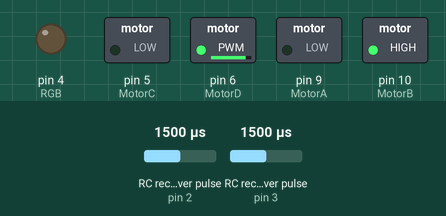
Recording of a sketch running on a simulated Arduino Uno, built with avr-gcc and run on an emulated ATmega328P. Parts: switched loads named in the sketch (green lamp = pin HIGH), output pins drawn as LEDs (lit = HIGH). Wiring (inferred from the names in the program): 2 × RC receiver channel: data pin 2 / data pin 3. The test bench sets the inputs (shaded band); at power-on: RC receiver pulse (sensors on pin 2, pin 3) 1500 µs.

Above: at 1.2 s.
1.3 s: RC receiver pulse (sensor on pin 2) set to 1020 µs
At 1.65 s:
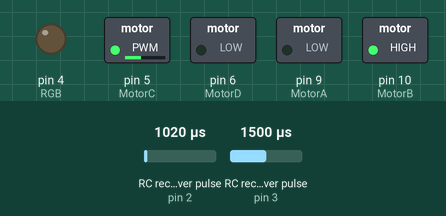
4.3 s: RC receiver pulse (sensor on pin 3) set to 1020 µs
At 5.57 s:
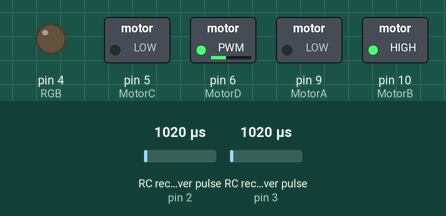
7.3 s: RC receiver pulse (sensor on pin 2) set to 1750 µs
At 7.97 s:
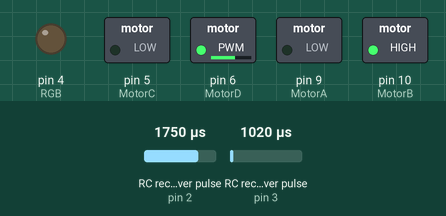
Timing chart, 0 to 16.3 s (numbered marks = the images above; inputs shaded):
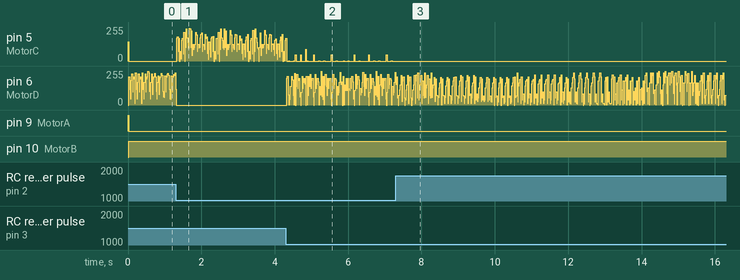

The sketch:

CombatBotsBoard-PCB-V1.1.ino
```cpp
// COMBAT BOTS --- RC ADDON BOARD
//                                                       *..   .#                          ,@,                            .//.
//                           ,#@@                        /@#%@&,&.                       ,@@/.                          *#@#,          %(/,
//                     ..,,*#@#%@& . .....,/@*,,.        ,%%@&@#(,           *(#(,*,,*//%##@@(,.                  *#(&#@@@@*     ,....#@&@&(/////***,,.
//              .*(%@%&%#######%(*%%@@%%##%%#%%%%%%@*    .@#%#@@@.       /@@%################%%#%@#*.           &@%(*(###&/..,/%@%####%#%####%%%@@(*...
//           ,#&@%%%%%####%##%@@##%#%###%#%%%%%%%%%#%%, .@@%%%%%@*     ./@%#%%%%&@@(@@########%%%%%#@/.      .@#########@@##########%%%%%###%%%%@(*.
//        ./&@%%%%#%%%%%#%###%@&%&#@@##%%%%&.  ,#%%%%%@*&#%%%#%##@,./(@#%##%%%%&/. /%####&@,.,######&/     .@###%%##%%#@@@#/#%@%**##%%%%&&#,.
//      ,#@%%%%%%%@@#/(&&%#@.  ,#@#%##%%@ .   ./@%%%%%%@##%######%@#%%#%%%##%@/.  *#####@&@######@@*.    .@%%%%%%%%%%@@%,       @###%%%@@/.
//    .(&%%%%%%%@     .,,    .(@@%%%%%.      ,#@%%%%%@#%###@@##############%@@. ./%#######%####@@#/.    &%%%%%@@@%%%%%@%/(((%&@@###%%&@(.
// ..,%@%%%%%@.      ....   ,#%%#%%%,      .(&%%%##%@#####%((@%%%%#%@@###%@@&/@@%%%%#############%#%&*&%%%%%%%%%%%%%%%%&%%@@@(%#%##%@&*
//  ,%@%%%%@&          .,*#@%%%%%%#.    ,/%%%%%%%@@@%%%#@@,..%#@@(.,@%#@#%&(*,,@%%%%#@,    ,*@%#####%%%%%%%%%%%#%%%&%@@/,,.  %####%@%*
// ./&%%%%%%@    .,*(%@%%@%%&%%%&%&..,(@%%%%%%&@&@@%%%#@/         ,@%%%%@@,  ./@@&%%%*,(@%%##%###&&###&%%&(*,..%%%%%@&*   . %%%##%&%,
// *&@&&%%%%%%&%&%%%%%%%%%@(@%%%%%%%%%%%%%%%&@&*@@%%@@@,         ,@%&%%%/. .**@@@#%%######%%#@@@@@##@#%%,     .%%%%%&/.  ,.%%%%##&/.
//  .*#%%%%%%%%%%%%%%%@/    ,(@%%%%%%%%%@@@,.**.@%@/#,          ,@%@%%&&@%%%%%%%@%&###%%@@&&/,..%@@%%#,       @@%%%&%*    @%@#@@&/
//   ,*(@##@@@@(&..            %####@###(((((((&         &(((((#@%&%@@@&%%%%%%%%&@@%#(((((((/    #@(((/((/(((&@@%&%@*    @%@@@@&/&.
//   ..                       @%((((((((((((((((((     (/(((((#@%%##(###*@((((((%#((((/(//((/ #//((((((((((((((@@%%%,    @((*,/%,.
//   ..                       @%((((((((((((((((((( (@((((((((#&#((((((((@(((((((((((((((/(/@(((((((((((((((((((%@@(.          ....
//                            @%(((((((#@@@(((((((( @@((((((((@@@((((((((@@@@@@((((((((@@@@@@((((((/(#@@@(((((((( @,
//                            @%(#((((## @@(((((((( @@(((((((( %@/(((((((.    @(((#((((/    @(((((((((#@@&@@@@@@
//                            @%#(#(((((((((((((((& @@(((((((( %@((((((((.    @((((/((((    @((((((((((((((@
//                            @%((((((#(((((((((    @@(((#(((( %@((((((((.    @(((((((((    @@@((((((((((((((((%
//                            @%#((##((((((((((((#, @@(((((((( %@(((##(((.    @((((((#((       %@@@@(((((((((((((
//                            @%#((#(###@@@(((((((( @@(((((((( %@((((((((.    @(((((((((        %%(((#@@#((((((((
//                            @%##(((#(# &@(((#(((( @@((#((((( %@((((((((.    @(((((((((    @#(((((((# @@((((((((
//                            @%#####(#(((###(((((( @@((((((#((((((((((((.    @(((((((((    @#(((((((((((((((((((
//                            @%#######(((((((((((( @@(((((((((((((((((((     @((((((#((    @@((((((((((((((((((#
//                            @%#####(##(#((((((/    (@@@(((((#(((((((&       @(((((((((     @@@#(((((((((((((,
//                            @@@@@@@@@@@@@@@@          @@@@@@@@@@@@          @@@@@@@@          @@@@@@@@@@@@

/*
  Pinouts:

  Motors: - (This is where the pins go on-board the Combat Bot PCB)
  Motor 1 - A --> Pin D9  (PB1)
  Motor 1 - B --> Pin D10 (PB2)
  Motor 2 - C --> Pin D5  (PD5)
  Motor 2 - D --> Pin D6  (PD6)

  RGB Pinout: - (This is where the pins go on-board the Combat Bot PCB)
  GND --> GND
  RGB --> D4 (PD4)
  +5V --> +5V

  2 Channel RC Receiver Input: -
  Channel 1 --> D2 (PD2)
  Channel 2 --> D3 (PD3)

  Onboard Programming Header: - (This is where the pins go on-board the Combat Bot PCB)
  GND  --> GND
  +5V  --> +5V
  CS   --> RST (PC6) Reset
  SCK  --> D13 (PB5)
  Miso --> D11 (PB4)
  Mosi --> D12 (PB3)

  Programming the PCB can be done by using an Arduino as an isp with the following connections: -

  Combat PCB    -->   Arduino ISP Programmer
         GND  --> GND
         +5V  --> +5V
         CS   --> D10
         SCK  --> D13
         Miso --> D12
         Mosi --> D11

  You will also need to add the following URL to the additional Boards Manager URLs List:
  https://raw.githubusercontent.com/carlosefr/atmega/master/package_carlosefr_atmega_index.json
  Then go to Tools > Board > Board Manager and search for Barebones ATmega chips. Select it and install.

  This is a set of config files by Carlos Rodrigues that lets you program a bare MCU without a bootloader or external clock.
  More information can be found here: https://github.com/carlosefr/atmega

  HOW TO PROGRAM:

  1)To program the Combat bot pcb you will first need to upload the ARDUINO AS ISP sketch to an arduino uno or nano
  2)Then connect the Arduino to the COMBAT BOT PCB as described above in the programming pinout list.
  3)Under Tools, Change the Board to the new ATMega328/328P option.
  4)Under Tools, Change the Processor to ATMega328p
  5)Under Tools, Change the clock in Internal 8Mhz
  6)Under Tools, Change the Port to the port your arduino is connected to
  7)Under Tools, Change the Programmer to "Arduino as ISP"
  8)Hit Upload and it should then program.

 Code and PCB Creator
 by :- Jake Gibson Shaw-Sutton
*/
  //------------------------------------------------------------------------------------//
 //                                   DESCRIPTION
//------------------------------------------------------------------------------------//
/*
  This code reads the PWM pulse width time coming from channel 1 and channel 2 of the RC receiver,
  then mixes it so that a single joystick can be used to drive a 2 wheeled robot in all directions.
 */
  //------------------------------------------------------------------------------------//
 //                                      SET-UP
//------------------------------------------------------------------------------------//
#define RcChannel1 2
#define RcChannel2 3
#define MotorA 9
#define MotorB 10
#define MotorC 5
#define MotorD 6
#define RGB 4

long Chan1StartTime, Chan1EndTime, Chan1PulseLength, Chan2StartTime, Chan2EndTime, Chan2PulseLength, RWD, LWD, HPWM, VPWM;
int q, w, e, r, temp = 0;

void setup() {
  pinMode(RGB, OUTPUT);
  pinMode(MotorC, OUTPUT);
  pinMode(MotorD, OUTPUT);
  pinMode(MotorA, OUTPUT);
  pinMode(MotorB, OUTPUT);
  pinMode(RcChannel1, INPUT_PULLUP);
  pinMode(RcChannel2, INPUT_PULLUP);
  attachInterrupt(digitalPinToInterrupt(RcChannel1), ReadChan1, CHANGE);
  attachInterrupt(digitalPinToInterrupt(RcChannel2), ReadChan2, CHANGE);
}


  //-----------------------------------------------------------------------------------//
 //                                      MAIN LOOP
//------------------------------------------------------------------------------------//
void loop() {

  HPWM = map(Chan1PulseLength, 125, 255, 0, 510); // 125 & 255, Experimental Pulse Width Values works for CombatBotPCB V1.0
  VPWM = map(Chan2PulseLength, 96, 237, 0, 510); //   96 & 237, Experimental Pulse Width Values works for CombatBotPCB V1.0

  RWD = VPWM - (HPWM - 255);  // Right Wheel Drive: 0-200 backwards, 200-300 Stationary, 300 - 510 forwards
  LWD = VPWM + (HPWM - 255); //   Left Wheel Drive: 0-200 backwards, 200-300 Stationary, 300 - 510 forwards

  //-------------------------------//
 //         Left wheel PWM
//--------------------------------//
  if (LWD >= 300) {                           // Move Fowards
    analogWrite(MotorA, 0);
    analogWrite(MotorB, int(LWD - 255));
  } else if (LWD >= 200 && LWD <= 300) {   //Stationary, apply brake
    analogWrite(MotorB, 1);
    analogWrite(MotorA, 1);
  } else {                              // Move Backwards
    analogWrite(MotorB, 0);
    analogWrite(MotorA, int(255 - LWD));
  }


  //-------------------------------//
 //        Right wheel PWM
//--------------------------------//
  if (RWD >= 300) {                         // Move Fowards
    analogWrite(MotorD, 0);
    analogWrite(MotorC, int(RWD - 255));
  } else if (RWD >= 200 && RWD <= 300) { // Stationary, apply brake
    analogWrite(MotorD, 1);
    analogWrite(MotorC, 1);
  } else {                             // Move Backwards
    analogWrite(MotorC, 0);
    analogWrite(MotorD, int(255 - RWD));
  }

} //END

  //-----------------------------------------------------------------------------------//
 //                  INTERRUPT FUNCTIONS FOR READING RC PWM SIGNAL
//------------------------------------------------------------------------------------//

void ReadChan1() { // CHANNEL 1
  if (digitalRead(RcChannel1) == 1) {
    Chan1StartTime = micros();
  } else {
    Chan1EndTime = micros();
    Chan1PulseLength = Chan1EndTime - Chan1StartTime;
  }
}

void ReadChan2() { // CHANNEL 2
  if (digitalRead(RcChannel2) == 1) {
    Chan2StartTime = micros();
  } else {
    Chan2EndTime = micros();
    Chan2PulseLength = Chan2EndTime - Chan2StartTime;
  }
}
/*
  Due to the way the micros() function works and the internal oscillator of the CombatPCB,
  the values for the pulse width are not in microseconds.
  If you would like to run this code on a standard Arduino, these values will need
  changing from 125 & 255 to 1000 & 2000 and from 96 & 237 to 1000 & 2000.
 */
```

Measured:
- after the input at 7.3 s, pin 5 (MotorC): stops changing and stays 0/255
